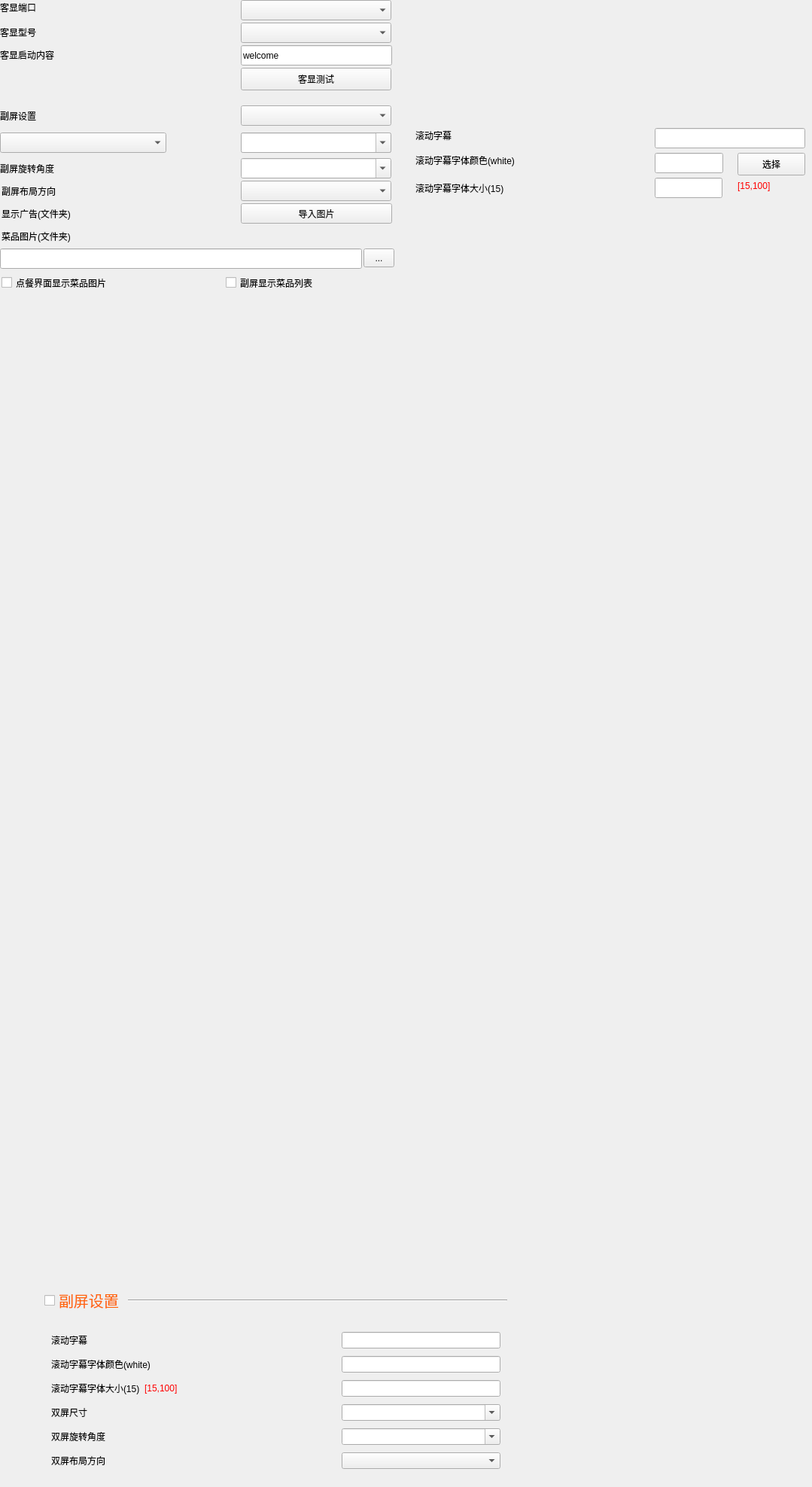
            <widget class="QWidget" name="page_3">
             <widget class="QFrame" name="frame_2">
              <property name="geometry">
               <rect>
                <x>59</x>
                <y>1756</y>
                <width>615</width>
                <height>210</height>
               </rect>
              </property>
              <property name="outer_stylesheet" stdset="0">
               <string>frame_detail_show</string>
              </property>
              <layout class="QGridLayout" name="gridLayout_9">
               <item row="4" column="3">
                <widget class="QComboBox" name="comboBox_8">
                 <property name="minimumSize">
                  <size>
                   <width>200</width>
                   <height>0</height>
                  </size>
                 </property>
                 <property name="editable">
                  <bool>true</bool>
                 </property>
                </widget>
               </item>
               <item row="1" column="0">
                <widget class="QLabel" name="label_59">
                 <property name="text">
                  <string>滚动字幕</string>
                 </property>
                </widget>
               </item>
               <item row="5" column="0">
                <widget class="QLabel" name="label_69">
                 <property name="text">
                  <string>双屏旋转角度</string>
                 </property>
                </widget>
               </item>
               <item row="2" column="3">
                <widget class="QLineEdit" name="lineEdit_41">
                 <property name="minimumSize">
                  <size>
                   <width>200</width>
                   <height>0</height>
                  </size>
                 </property>
                </widget>
               </item>
               <item row="4" column="0">
                <widget class="QLabel" name="label_67">
                 <property name="text">
                  <string>双屏尺寸</string>
                 </property>
                </widget>
               </item>
               <item row="6" column="3">
                <widget class="QComboBox" name="comboBox_12">
                 <property name="minimumSize">
                  <size>
                   <width>200</width>
                   <height>0</height>
                  </size>
                 </property>
                </widget>
               </item>
               <item row="6" column="0">
                <widget class="QLabel" name="label_83">
                 <property name="text">
                  <string>双屏布局方向</string>
                 </property>
                </widget>
               </item>
               <item row="3" column="1">
                <widget class="QLabel" name="label_64">
                 <property name="styleSheet">
                  <string notr="true">color:red;</string>
                 </property>
                 <property name="text">
                  <string>[15,100]</string>
                 </property>
                 <property name="wordWrap">
                  <bool>true</bool>
                 </property>
                </widget>
               </item>
               <item row="2" column="0" colspan="2">
                <widget class="QLabel" name="label_60">
                 <property name="text">
                  <string>滚动字幕字体颜色(white)</string>
                 </property>
                </widget>
               </item>
               <item row="5" column="3">
                <widget class="QComboBox" name="comboBox_11">
                 <property name="minimumSize">
                  <size>
                   <width>200</width>
                   <height>0</height>
                  </size>
                 </property>
                 <property name="editable">
                  <bool>true</bool>
                 </property>
                </widget>
               </item>
               <item row="1" column="3">
                <widget class="lds_lineedit_clear" name="lineEdit_40">
                 <property name="minimumSize">
                  <size>
                   <width>200</width>
                   <height>0</height>
                  </size>
                 </property>
                </widget>
               </item>
               <item row="3" column="0">
                <widget class="QLabel" name="label_61">
                 <property name="text">
                  <string>滚动字幕字体大小(15)</string>
                 </property>
                </widget>
               </item>
               <item row="3" column="3">
                <widget class="QLineEdit" name="lineEdit_42">
                 <property name="minimumSize">
                  <size>
                   <width>200</width>
                   <height>0</height>
                  </size>
                 </property>
                </widget>
               </item>
               <item row="3" column="2">
                <spacer name="horizontalSpacer_28">
                 <property name="orientation">
                  <enum>Qt::Horizontal</enum>
                 </property>
                 <property name="sizeHint" stdset="0">
                  <size>
                   <width>40</width>
                   <height>20</height>
                  </size>
                 </property>
                </spacer>
               </item>
              </layout>
             </widget>
             <widget class="QWidget" name="widget_1_3" native="true">
              <property name="geometry">
               <rect>
                <x>59</x>
                <y>1705</y>
                <width>615</width>
                <height>45</height>
               </rect>
              </property>
              <layout class="QHBoxLayout" name="horizontalLayout_47" stretch="0,1">
               <item>
                <widget class="QCheckBox" name="checkBox_40">
                 <property name="styleSheet">
                  <string notr="true">QCheckBox{
font-size:15pt;
color:#ff650b;
}
QCheckBox:indicator{

}
</string>
                 </property>
                 <property name="text">
                  <string>副屏设置</string>
                 </property>
                </widget>
               </item>
               <item>
                <widget class="Line" name="line_2">
                 <property name="orientation">
                  <enum>Qt::Horizontal</enum>
                 </property>
                </widget>
               </item>
              </layout>
             </widget>
             <widget class="QLabel" name="label_65">
              <property name="geometry">
               <rect>
                <x>980</x>
                <y>236</y>
                <width>90</width>
                <height>21</height>
               </rect>
              </property>
              <property name="styleSheet">
               <string notr="true">color:red;</string>
              </property>
              <property name="text">
               <string>[15,100]</string>
              </property>
              <property name="wordWrap">
               <bool>true</bool>
              </property>
             </widget>
             <widget class="QLineEdit" name="lineEdit_fuping_runtext_color">
              <property name="geometry">
               <rect>
                <x>870</x>
                <y>203</y>
                <width>91</width>
                <height>27</height>
               </rect>
              </property>
              <property name="readOnly">
               <bool>true</bool>
              </property>
             </widget>
             <widget class="QComboBox" name="comboBox_fuping_direct">
              <property name="geometry">
               <rect>
                <x>320</x>
                <y>240</y>
                <width>200</width>
                <height>27</height>
               </rect>
              </property>
             </widget>
             <widget class="lds_lineedit_clear" name="lineEdit_fuping_runtext">
              <property name="geometry">
               <rect>
                <x>870</x>
                <y>170</y>
                <width>200</width>
                <height>27</height>
               </rect>
              </property>
             </widget>
             <widget class="QLineEdit" name="lineEdit_fuping_runtext_font">
              <property name="geometry">
               <rect>
                <x>870</x>
                <y>236</y>
                <width>90</width>
                <height>27</height>
               </rect>
              </property>
             </widget>
             <widget class="QLabel" name="label_66">
              <property name="geometry">
               <rect>
                <x>552</x>
                <y>236</y>
                <width>300</width>
                <height>27</height>
               </rect>
              </property>
              <property name="text">
               <string>滚动字幕字体大小(15)</string>
              </property>
             </widget>
             <widget class="QComboBox" name="comboBox_fuping_rotate">
              <property name="geometry">
               <rect>
                <x>320</x>
                <y>210</y>
                <width>200</width>
                <height>27</height>
               </rect>
              </property>
              <property name="editable">
               <bool>true</bool>
              </property>
             </widget>
             <widget class="QLabel" name="label_70">
              <property name="geometry">
               <rect>
                <x>0</x>
                <y>210</y>
                <width>300</width>
                <height>27</height>
               </rect>
              </property>
              <property name="text">
               <string>副屏旋转角度</string>
              </property>
             </widget>
             <widget class="QLabel" name="label_84">
              <property name="geometry">
               <rect>
                <x>2</x>
                <y>240</y>
                <width>300</width>
                <height>27</height>
               </rect>
              </property>
              <property name="text">
               <string>副屏布局方向</string>
              </property>
             </widget>
             <widget class="QLabel" name="label_62">
              <property name="geometry">
               <rect>
                <x>552</x>
                <y>170</y>
                <width>300</width>
                <height>20</height>
               </rect>
              </property>
              <property name="text">
               <string>滚动字幕</string>
              </property>
             </widget>
             <widget class="QLabel" name="label_63">
              <property name="geometry">
               <rect>
                <x>552</x>
                <y>203</y>
                <width>300</width>
                <height>20</height>
               </rect>
              </property>
              <property name="text">
               <string>滚动字幕字体颜色(white)</string>
              </property>
             </widget>
             <widget class="QPushButton" name="pushButton_kexian_test">
              <property name="geometry">
               <rect>
                <x>320</x>
                <y>90</y>
                <width>200</width>
                <height>30</height>
               </rect>
              </property>
              <property name="focusPolicy">
               <enum>Qt::NoFocus</enum>
              </property>
              <property name="text">
               <string>客显测试</string>
              </property>
             </widget>
             <widget class="QLabel" name="label_78">
              <property name="geometry">
               <rect>
                <x>0</x>
                <y>0</y>
                <width>300</width>
                <height>20</height>
               </rect>
              </property>
              <property name="text">
               <string>客显端口</string>
              </property>
             </widget>
             <widget class="lds_ComboBox" name="comboBox_kexian_port">
              <property name="geometry">
               <rect>
                <x>320</x>
                <y>0</y>
                <width>200</width>
                <height>27</height>
               </rect>
              </property>
              <property name="sizePolicy">
               <sizepolicy hsizetype="Preferred" vsizetype="Preferred">
                <horstretch>0</horstretch>
                <verstretch>0</verstretch>
               </sizepolicy>
              </property>
              <property name="minimumSize">
               <size>
                <width>200</width>
                <height>0</height>
               </size>
              </property>
             </widget>
             <widget class="lds_ComboBox" name="comboBox_kexian_type">
              <property name="geometry">
               <rect>
                <x>320</x>
                <y>30</y>
                <width>200</width>
                <height>27</height>
               </rect>
              </property>
              <property name="sizePolicy">
               <sizepolicy hsizetype="Preferred" vsizetype="Preferred">
                <horstretch>0</horstretch>
                <verstretch>0</verstretch>
               </sizepolicy>
              </property>
              <property name="minimumSize">
               <size>
                <width>200</width>
                <height>0</height>
               </size>
              </property>
             </widget>
             <widget class="QLabel" name="label_77">
              <property name="geometry">
               <rect>
                <x>0</x>
                <y>30</y>
                <width>300</width>
                <height>25</height>
               </rect>
              </property>
              <property name="minimumSize">
               <size>
                <width>0</width>
                <height>25</height>
               </size>
              </property>
              <property name="text">
               <string>客显型号</string>
              </property>
             </widget>
             <widget class="QLabel" name="label_17">
              <property name="geometry">
               <rect>
                <x>0</x>
                <y>60</y>
                <width>300</width>
                <height>25</height>
               </rect>
              </property>
              <property name="minimumSize">
               <size>
                <width>0</width>
                <height>25</height>
               </size>
              </property>
              <property name="text">
               <string>客显启动内容</string>
              </property>
             </widget>
             <widget class="QLineEdit" name="lineEdit_kexian_runinfo">
              <property name="geometry">
               <rect>
                <x>320</x>
                <y>60</y>
                <width>201</width>
                <height>27</height>
               </rect>
              </property>
              <property name="sizePolicy">
               <sizepolicy hsizetype="Expanding" vsizetype="Preferred">
                <horstretch>0</horstretch>
                <verstretch>0</verstretch>
               </sizepolicy>
              </property>
              <property name="text">
               <string>welcome</string>
              </property>
             </widget>
             <widget class="QToolButton" name="toolButton_fuping_adv">
              <property name="geometry">
               <rect>
                <x>320</x>
                <y>270</y>
                <width>201</width>
                <height>27</height>
               </rect>
              </property>
              <property name="focusPolicy">
               <enum>Qt::NoFocus</enum>
              </property>
              <property name="text">
               <string>导入图片</string>
              </property>
              <property name="outer_stylesheet" stdset="0">
               <string>pushbutton</string>
              </property>
             </widget>
             <widget class="QLabel" name="label_57">
              <property name="geometry">
               <rect>
                <x>2</x>
                <y>270</y>
                <width>300</width>
                <height>27</height>
               </rect>
              </property>
              <property name="text">
               <string>显示广告(文件夹)</string>
              </property>
             </widget>
             <widget class="QToolButton" name="toolButton_fuping_dish">
              <property name="geometry">
               <rect>
                <x>483</x>
                <y>330</y>
                <width>41</width>
                <height>25</height>
               </rect>
              </property>
              <property name="focusPolicy">
               <enum>Qt::NoFocus</enum>
              </property>
              <property name="text">
               <string>...</string>
              </property>
              <property name="outer_stylesheet" stdset="0">
               <string>pushbutton</string>
              </property>
             </widget>
             <widget class="QLabel" name="label_div_3">
              <property name="geometry">
               <rect>
                <x>0</x>
                <y>170</y>
                <width>600</width>
                <height>2</height>
               </rect>
              </property>
              <property name="text">
               <string/>
              </property>
              <property name="outer_stylesheet" stdset="0">
               <string>line_div_h</string>
              </property>
             </widget>
             <widget class="lds_ComboBox" name="comboBox_fuping_mode">
              <property name="geometry">
               <rect>
                <x>320</x>
                <y>140</y>
                <width>200</width>
                <height>27</height>
               </rect>
              </property>
              <property name="sizePolicy">
               <sizepolicy hsizetype="Preferred" vsizetype="Preferred">
                <horstretch>0</horstretch>
                <verstretch>0</verstretch>
               </sizepolicy>
              </property>
              <property name="minimumSize">
               <size>
                <width>200</width>
                <height>0</height>
               </size>
              </property>
             </widget>
             <widget class="QCheckBox" name="checkBox_qt_show_dish_pic">
              <property name="geometry">
               <rect>
                <x>2</x>
                <y>360</y>
                <width>281</width>
                <height>31</height>
               </rect>
              </property>
              <property name="styleSheet">
               <string notr="true"/>
              </property>
              <property name="text">
               <string>点餐界面显示菜品图片</string>
              </property>
             </widget>
             <widget class="QLabel" name="label_71">
              <property name="geometry">
               <rect>
                <x>2</x>
                <y>300</y>
                <width>300</width>
                <height>27</height>
               </rect>
              </property>
              <property name="text">
               <string>菜品图片(文件夹)</string>
              </property>
             </widget>
             <widget class="QPushButton" name="pushButton_color_picker">
              <property name="geometry">
               <rect>
                <x>980</x>
                <y>203</y>
                <width>90</width>
                <height>30</height>
               </rect>
              </property>
              <property name="text">
               <string>选择</string>
              </property>
             </widget>
             <widget class="QLabel" name="label_72">
              <property name="geometry">
               <rect>
                <x>0</x>
                <y>140</y>
                <width>300</width>
                <height>27</height>
               </rect>
              </property>
              <property name="text">
               <string>副屏设置</string>
              </property>
             </widget>
             <widget class="QCheckBox" name="checkBox_dd_show_dish_list">
              <property name="geometry">
               <rect>
                <x>300</x>
                <y>360</y>
                <width>231</width>
                <height>31</height>
               </rect>
              </property>
              <property name="styleSheet">
               <string notr="true"/>
              </property>
              <property name="text">
               <string>副屏显示菜品列表</string>
              </property>
             </widget>
             <widget class="QLineEdit" name="lineEdit_fuping_dish_dir">
              <property name="geometry">
               <rect>
                <x>0</x>
                <y>330</y>
                <width>481</width>
                <height>27</height>
               </rect>
              </property>
             </widget>
             <widget class="lds_ComboBox" name="comboBox_screen_type">
              <property name="geometry">
               <rect>
                <x>0</x>
                <y>176</y>
                <width>221</width>
                <height>27</height>
               </rect>
              </property>
             </widget>
             <widget class="QComboBox" name="comboBox_screen_primary_size">
              <property name="geometry">
               <rect>
                <x>320</x>
                <y>176</y>
                <width>200</width>
                <height>27</height>
               </rect>
              </property>
              <property name="editable">
               <bool>true</bool>
              </property>
             </widget>
             <widget class="QComboBox" name="comboBox_fuping_size">
              <property name="geometry">
               <rect>
                <x>320</x>
                <y>176</y>
                <width>200</width>
                <height>27</height>
               </rect>
              </property>
              <property name="editable">
               <bool>true</bool>
              </property>
             </widget>
            </widget>
